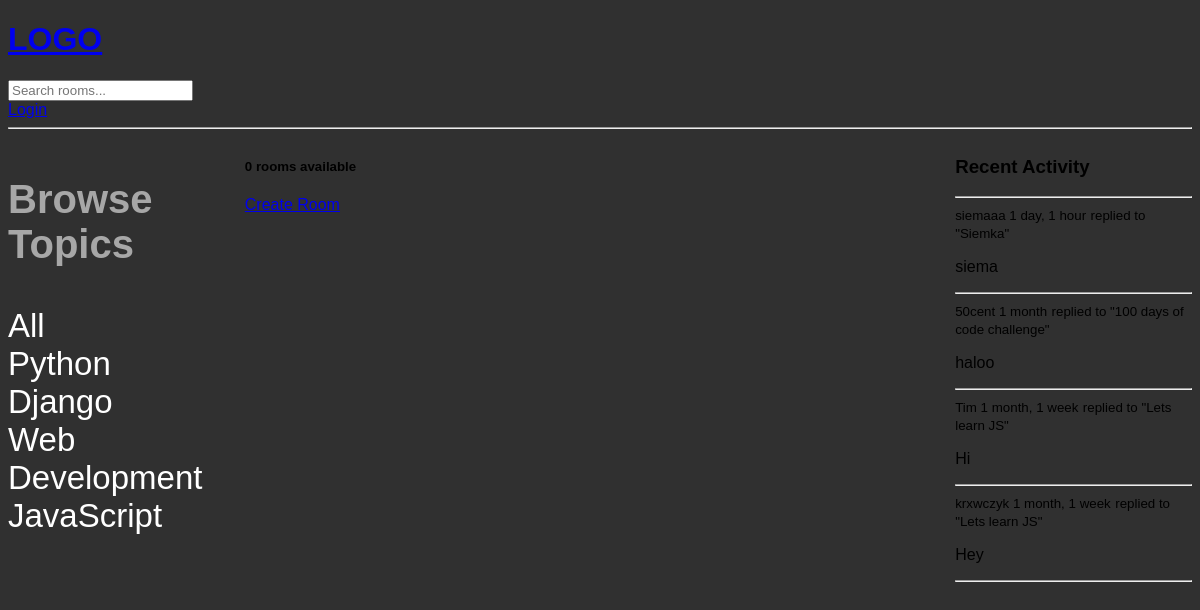
Page /?q=Python on the committed database.
### base/models.py (models this page shows, shortened)
class Topic(models.Model):
    name = models.CharField(max_length=200)

class Message(models.Model):
    user = models.ForeignKey(User, on_delete=models.CASCADE)
    room = models.ForeignKey(Room, on_delete=models.CASCADE)
    body = models.TextField()
    updated = models.DateTimeField(auto_now=True)
    created = models.DateTimeField(auto_now_add=True)
    class Meta:
        ordering = ['-updated', '-created']
    def __str__(self):
        return self.body[0:50]

class Room(models.Model):
    host = models.ForeignKey(User, on_delete=models.SET_NULL, null=True)
    topic = models.ForeignKey(Topic, on_delete=models.SET_NULL, null=True)
    name = models.CharField(max_length=200)
    description = models.TextField(null=True, blank=True)
    participants = models.ManyToManyField(User, related_name='participants', blank=True)
    updated = models.DateTimeField(auto_now=True)
    created = models.DateTimeField(auto_now_add=True)
    class Meta:
        ordering = ['-updated', '-created']
    def __str__(self):
        return self.name

### base/views.py (the view)
# urls.py: path('', views.home, name="home"),
def home(request):
    q = request.GET.get('q') if request.GET.get('q') != None else ''
    rooms = Room.objects.filter(
        Q(topic__name__icontains=q) |
        Q(name__icontains=q) |
        Q(description__icontains=q)
        )
    topics = Topic.objects.all()
    room_count = rooms.count()
    room_messages = Message.objects.all()
    context = {'rooms': rooms, 'topics':topics,
               'room_count': room_count,
               'room_messages':room_messages}
    return render(request, 'base/home.html', context)

### base/templates/base/home.html (shortened to what this page needs)
{% extends 'main.html' %}
{% block content %}
<div class="home-container">
    <div class="topics">
        <h3>Browse Topics</h3>
        <div class="topic_name">
            <a href="{% url 'home' %}">All</a>
        </div>
        {% for topic in topics %}
            <div class="topic_name">
                <a href="{% url 'home' %}?q={{topic.name}}">{{topic.name}}</a>
            </div>
        {% endfor %}
    </div>
    <div>
        <h5>{{room_count}} rooms available</h5>
        <a href="{% url 'create-room' %}">Create Room</a>
    </div>
    <div>
        <h3>Recent Activity</h3>
        <hr>
        {% for message in room_messages %}
            <div>
                <small>{{message.user}} {{message.created|timesince}}</small>
                <small>replied to "{{message.room}}"</small>
                <p>{{message}}</p>
                <hr>
            </div>
        {% endfor %}
    </div>
</div>
{% endblock %}

### static/css/style.css (style rules this page uses)
body { background-color: rgb(48, 48, 48); font-family: arial; }
.home-container { display:grid; grid-template-columns: 1fr 3fr 1fr; }
.topics h3 { color:rgb(167, 167, 167); font-size: 40px; }
.topic_name a { text-decoration: none; color:rgb(255, 255, 255); font-size: 33px; }

### rows in the picture
Topic: name "Python"
Topic: name "Django"
Topic: name "Web Development"
Topic: name "JavaScript"
Message: user "siemaaa", created "1 day, 1 hour", room "Siemka", body "siema"
Message: user "50cent", created "1 month", room "100 days of code challenge", body "haloo"
Message: user "Tim", created "1 month, 1 week", room "Lets learn JS", body "Hi"
Message: user "krxwczyk", created "1 month, 1 week", room "Lets learn JS", body "Hey"

### other values in the picture
{{ room_count }} "0"
